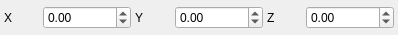
<?xml version="1.0" encoding="UTF-8"?>
<ui version="4.0">
 <class>Vector</class>
 <widget class="QWidget" name="Vector">
  <property name="geometry">
   <rect>
    <x>0</x>
    <y>0</y>
    <width>398</width>
    <height>35</height>
   </rect>
  </property>
  <property name="sizePolicy">
   <sizepolicy hsizetype="Minimum" vsizetype="Minimum">
    <horstretch>0</horstretch>
    <verstretch>0</verstretch>
   </sizepolicy>
  </property>
  <property name="windowTitle">
   <string>Form</string>
  </property>
  <layout class="QHBoxLayout" name="horizontalLayout">
   <property name="spacing">
    <number>4</number>
   </property>
   <property name="margin">
    <number>4</number>
   </property>
   <item>
    <widget class="QLabel" name="labelX">
     <property name="sizePolicy">
      <sizepolicy hsizetype="Minimum" vsizetype="Preferred">
       <horstretch>0</horstretch>
       <verstretch>0</verstretch>
      </sizepolicy>
     </property>
     <property name="text">
      <string>X</string>
     </property>
    </widget>
   </item>
   <item>
    <widget class="QDoubleSpinBox" name="boxX">
     <property name="sizePolicy">
      <sizepolicy hsizetype="Preferred" vsizetype="Fixed">
       <horstretch>0</horstretch>
       <verstretch>0</verstretch>
      </sizepolicy>
     </property>
     <property name="minimum">
      <double>-1000000.000000000000000</double>
     </property>
     <property name="maximum">
      <double>1000000.000000000000000</double>
     </property>
     <property name="singleStep">
      <double>0.100000000000000</double>
     </property>
    </widget>
   </item>
   <item>
    <widget class="QLabel" name="labelY">
     <property name="sizePolicy">
      <sizepolicy hsizetype="Minimum" vsizetype="Preferred">
       <horstretch>0</horstretch>
       <verstretch>0</verstretch>
      </sizepolicy>
     </property>
     <property name="text">
      <string>Y</string>
     </property>
    </widget>
   </item>
   <item>
    <widget class="QDoubleSpinBox" name="boxY">
     <property name="sizePolicy">
      <sizepolicy hsizetype="Preferred" vsizetype="Fixed">
       <horstretch>0</horstretch>
       <verstretch>0</verstretch>
      </sizepolicy>
     </property>
     <property name="minimum">
      <double>-1000000.000000000000000</double>
     </property>
     <property name="maximum">
      <double>1000000.000000000000000</double>
     </property>
     <property name="singleStep">
      <double>0.100000000000000</double>
     </property>
    </widget>
   </item>
   <item>
    <widget class="QLabel" name="labelZ">
     <property name="sizePolicy">
      <sizepolicy hsizetype="Minimum" vsizetype="Preferred">
       <horstretch>0</horstretch>
       <verstretch>0</verstretch>
      </sizepolicy>
     </property>
     <property name="text">
      <string>Z</string>
     </property>
    </widget>
   </item>
   <item>
    <widget class="QDoubleSpinBox" name="boxZ">
     <property name="sizePolicy">
      <sizepolicy hsizetype="Preferred" vsizetype="Fixed">
       <horstretch>0</horstretch>
       <verstretch>0</verstretch>
      </sizepolicy>
     </property>
     <property name="minimum">
      <double>-1000000.000000000000000</double>
     </property>
     <property name="maximum">
      <double>1000000.000000000000000</double>
     </property>
     <property name="singleStep">
      <double>0.100000000000000</double>
     </property>
    </widget>
   </item>
  </layout>
 </widget>
 <resources/>
 <connections>
  <connection>
   <sender>boxX</sender>
   <signal>valueChanged(double)</signal>
   <receiver>Vector</receiver>
   <slot>changeX(double)</slot>
   <hints>
    <hint type="sourcelabel">
     <x>75</x>
     <y>17</y>
    </hint>
    <hint type="destinationlabel">
     <x>198</x>
     <y>17</y>
    </hint>
   </hints>
  </connection>
  <connection>
   <sender>boxY</sender>
   <signal>valueChanged(double)</signal>
   <receiver>Vector</receiver>
   <slot>changeY(double)</slot>
   <hints>
    <hint type="sourcelabel">
     <x>206</x>
     <y>17</y>
    </hint>
    <hint type="destinationlabel">
     <x>198</x>
     <y>17</y>
    </hint>
   </hints>
  </connection>
  <connection>
   <sender>boxZ</sender>
   <signal>valueChanged(double)</signal>
   <receiver>Vector</receiver>
   <slot>changeZ(double)</slot>
   <hints>
    <hint type="sourcelabel">
     <x>337</x>
     <y>17</y>
    </hint>
    <hint type="destinationlabel">
     <x>198</x>
     <y>17</y>
    </hint>
   </hints>
  </connection>
 </connections>
 <slots>
  <signal>valueChanged()</signal>
  <slot>changeX(double)</slot>
  <slot>changeY(double)</slot>
  <slot>changeZ(double)</slot>
 </slots>
</ui>
